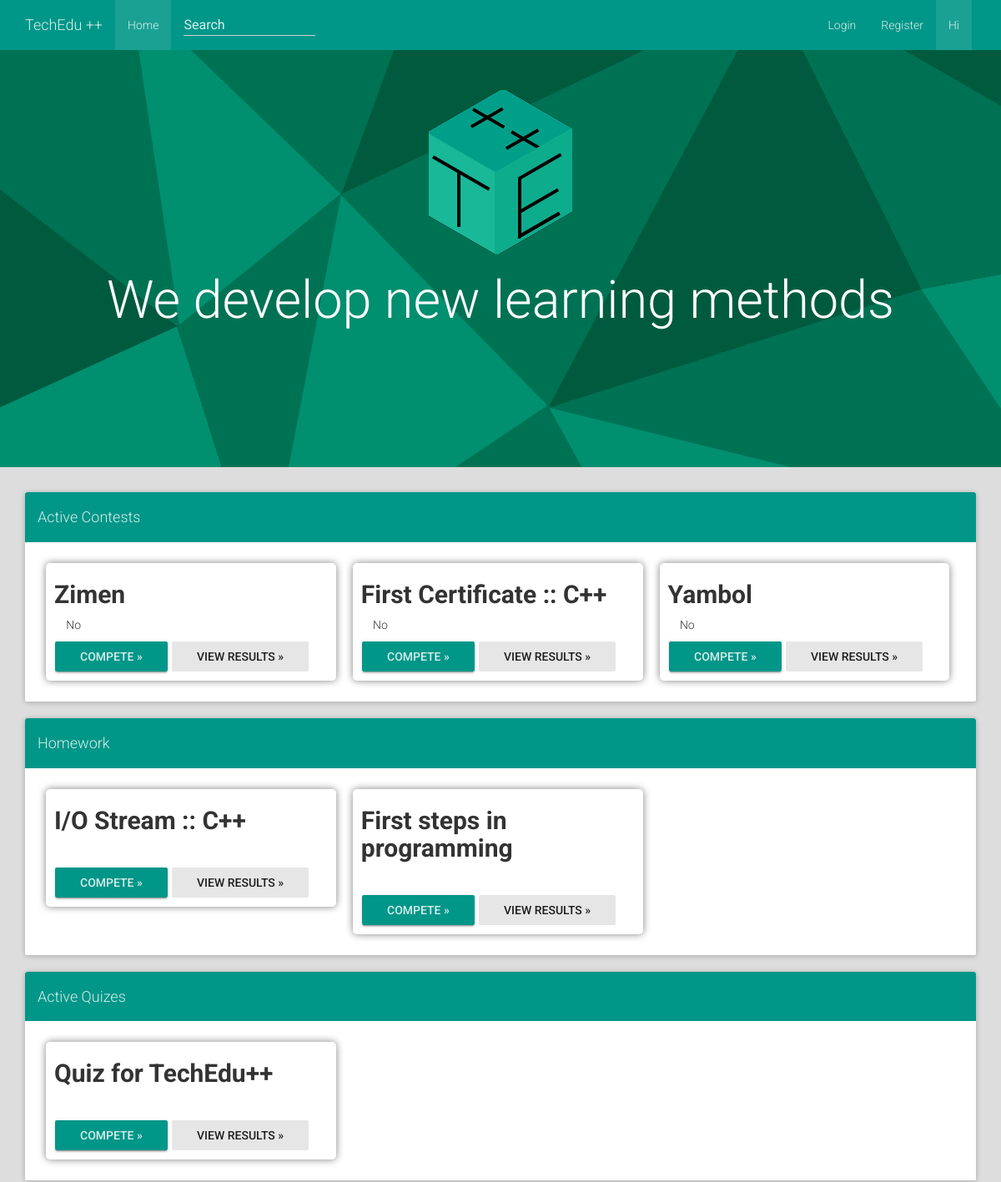
Before: / (upper part) with the older database file.
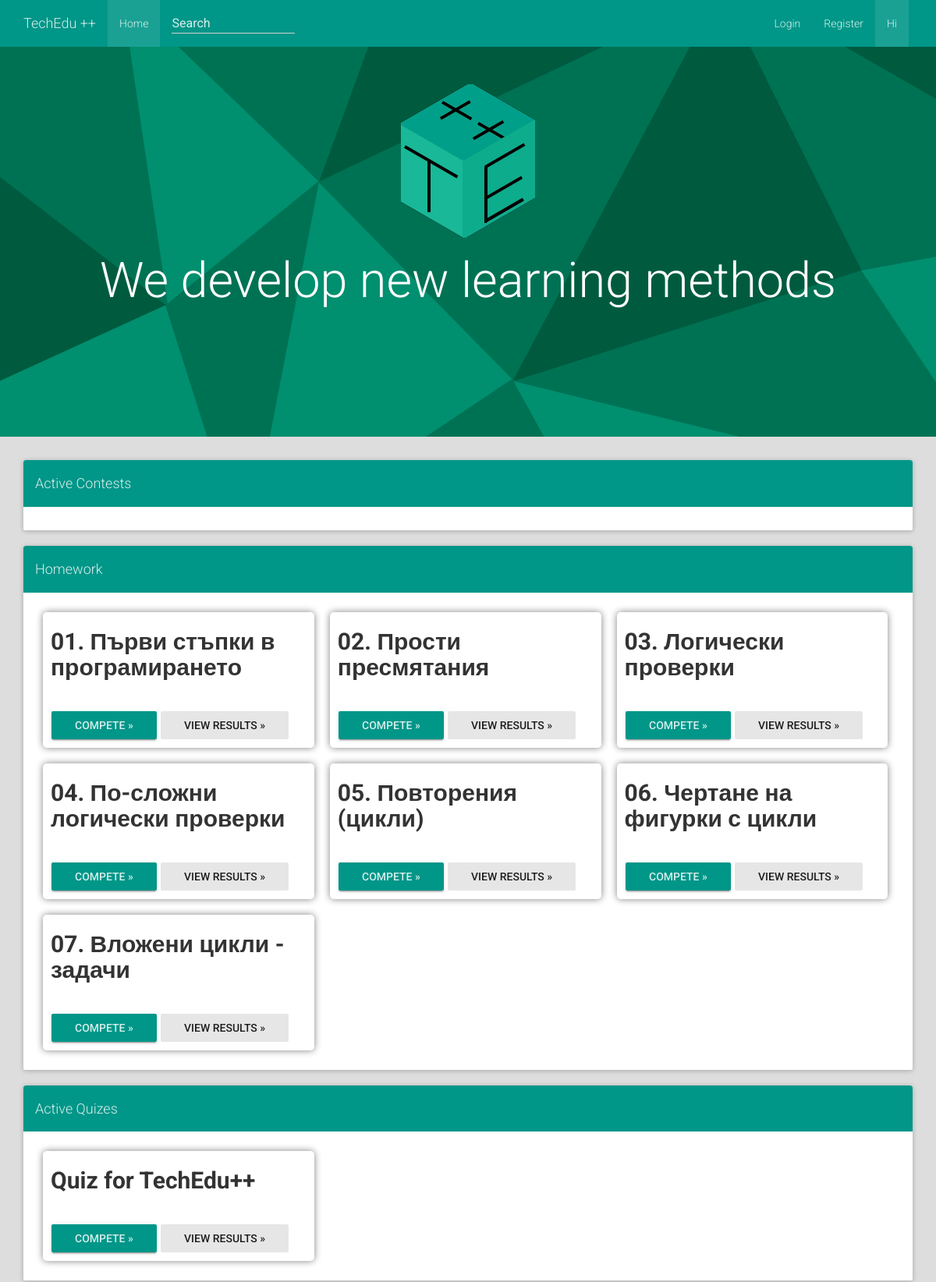
After: the same page with the newer database file.
### tables this page shows
CREATE TABLE `Contests` (
  `ID` text NOT NULL,
  `Name` text NOT NULL,
  `Link` text NOT NULL,
  `Tasks` text NOT NULL,
  `Langs` text NOT NULL,
  `MaxPoints` text NOT NULL,
  `Certify` tinyint(2) NOT NULL DEFAULT '0',
  `Homework` tinyint(1) NOT NULL DEFAULT '0',
  `Password` text NOT NULL,
  `Author` text NOT NULL
);

CREATE TABLE `Quizes` (
  `ID` text NOT NULL,
  `Link` varchar(150) NOT NULL,
  `Tasks` text NOT NULL,
  `Name` text NOT NULL
);

### lib/mysql.php (called while the page is built, shortened)
<?php
	class MySQL
	{
		public  $servername = "localhost";
		private $username = "root";
		private $password = "tts2002";
		protected $conn;
		function __construct (string $dbname_param)
		{
			$this->dbname = $dbname_param;
			$this->conn = new mysqli ($this->servername, $this->username, $this->password, $this->dbname);
		}
		function query (string $command)
		{
			return ($this->conn->query ($command));
		}
	}
?>

### lib/get/homework.php (the view, shortened to what this page needs)
<?php
	include_once ($_SERVER["DOCUMENT_ROOT"] . "/lib/mysql.php");
	$dbname = "judge";
	$conn = new MySQL ($dbname);
	$sql = "SELECT * FROM Contests WHERE `Homework`=1";
	$result = $conn->query($sql);
	if ($result->num_rows > 0)
	{
		while($row = $result->fetch_assoc())
		{
			echo '<div class="course-item col-md-4"><h2 id="' . $row["ID"] . '">' . $row["Name"] . '</h2><br><a href="' . $row["Link"] . '" role="button" class="btn btn-raised btn-success">Compete »</a> ' . '<a href="' . $row["Link"] . '/results" role="button" class="btn btn-default active">View results »</a></div>';
		}
	}
?>

### index.php (shortened to what this page needs)
<!DOCTYPE html><html lang="en"><head><link href="/css/jumbotron.css" rel="stylesheet"><link rel="stylesheet" href="/css/bootstrap.min.css"><link rel="stylesheet" href="/css/bootstrap-material-design.min.css"><link rel="stylesheet" href="/css/ripples.min.css"><link rel="stylesheet" href="/css/snackbar.min.css"><link rel="stylesheet" href="/d9757859af.css"><link rel="stylesheet" href="/css/extension.css"><link rel="stylesheet" href="/node_modules/font-awesome/css/font-awesome.min.css"></head><body cz-shortcut-listen="true"><nav class="navbar navbar-static-top navbar-default"><div class="container"><div class="nav-header"><a href="#" class="navbar-brand">TechEdu ++</a></div><div class="navbar-collapse collapse navbar-responsive-collapse"><ul class="nav navbar-nav"><li class="nav-item active"><a href="#" class="nav-link">Home</a></li></ul><form role="search" action="/search.php" class="navbar-form navbar-left"><div class="form-group is-empty"><input placeholder="Search" name="pattern" type="text" class="form-control col-md-8"></div></form><ul class="nav navbar-nav navbar-right"><?php if (isset($_SESSION ["teacher"]) and $_SESSION["teacher"] != "0") { echo "<li class='active'><a href='admin.php'>Administration</a></li>"; } ?><li class="nav-item"><?php if (isset($_SESSION ["name"])) { echo "<a href='/logout.php'>Logout</a>"; } else { echo "<a href='/login.php'>Login</a>"; } ?></li><li class="nav-item"><a href="/register.php" class="nav-link">Register</a></li><li style="border-right: rgba(0,0,0,0) solid 20px;" class="nav-item active"><a href="#" class="nav-link"><?php if (isset($_SESSION ["name"])) { echo "Hi, "; echo $_SESSION ["name"]; } else { echo "Hi"; } ?></a></li></ul></div></div></nav><div class="jumbotron"><div class="container"><center><img src="/img/acdemy4_logo.png"><h1 class="display-3">We develop new learning methods</h1></center></div></div><div class="container"><div class="panel panel-primary"><div class="panel-heading"><h4>Active Contests</h4></div><div class="panel-body"><?php require ($_SERVER["DOCUMENT_ROOT"] . "/lib/get/contests.php"); ?></div></div><div class="panel panel-primary"><div class="panel-heading"><h4>Homework</h4></div><div class="panel-body"><?php require ($_SERVER["DOCUMENT_ROOT"] . "/lib/get/homework.php"); ?></div></div><div class="panel panel-primary"><div class="panel-heading"><h4>Active Quizes</h4></div><div class="panel-body"><?php require ($_SERVER["DOCUMENT_ROOT"] . "/lib/get/quizes.php"); ?></div></div></div></body></html>

### lib/get/contests.php (shortened to what this page needs)
<?php
	include_once ($_SERVER["DOCUMENT_ROOT"] . "/lib/mysql.php");
	$dbname = "judge";
	$conn = new MySQL ($dbname);
	$conn->query("DELETE FROM `Contests` WHERE `ID`=\"\"");
	$sql = "SELECT * FROM Contests WHERE `Homework`=\"0\"";
	$result = $conn->query($sql);
	if ($result->num_rows > 0)
	{
		while($row = $result->fetch_assoc())
		{
			echo '<div class="course-item col-md-4"><h2 id="' . $row["ID"] . '">' . $row["Name"] . '</h2><span data-toggle="tooltip" data-placement="left" title="Is this constest for a certificate?" data-original-title="Is this constest for a certificate?"><i class="fa fa-trophy" aria-hidden="true"></i> ' . (($row["Certify"] == 0)?"No":"Yes") . '</button><br><a href="' . $row["Link"] . '" role="button" class="btn btn-raised btn-success">Compete »</a> ' . '<a href="' . $row["Link"] . '/results" role="button" class="btn btn-default active">View results »</a></div>';
		}
	}
?>

### lib/get/quizes.php (shortened to what this page needs)
<?php
	include_once ($_SERVER["DOCUMENT_ROOT"] . "/lib/mysql.php");
	$dbname = "judge";
	$conn = new MySQL ($dbname);
	$sql = "SELECT * FROM Quizes";
	$result = $conn->query($sql);
	if ($result->num_rows > 0)
	{
		while($row = $result->fetch_assoc())
		{
			echo '<div class="course-item col-md-4"><h2 id="' . $row["ID"] . '">' . $row["Name"] . '</h2><br><a href="' . $row["Link"] . '" role="button" class="btn btn-raised btn-success">Compete »</a>' . ' <a href="' . $row["Link"] . '/results" role="button" class="btn btn-default active">View results »</a></div>';
		}
	}
?>

### css/jumbotron.css (style rules this page uses)
.jumbotron { background: -moz-linear-gradient(left, rgba(231,231,231,1) 0%, rgba(255,255,255,1) 20%, rgba(230,230,230,1) 100%); }

### css/extension.css (style rules this page uses)
.course-item { background-color: #fff; box-shadow: 0 0 10px #808080; margin: 10px; padding: 1px 10px 1px; border-radius: 5px; position: relative; }
.course-item.col-md-4 h2 { font-weight: bold; }
.jumbotron { background-image: url("/maia.png"); min-height: 500px; color: white; }
body { background-color: #DDD !important; }
.btn.btn-success { background-color: #009688 !important; }
.navbar { margin-bottom: 0px !important; }

Changed rows visible on the page:
removed contests: Name "Zimen", Certify "No", shown under "Active Contests"
removed contests: Name "First Certificate :: C++", Certify "No", shown under "Active Contests"
removed contests: Name "Yambol", Certify "No", shown under "Active Contests"
removed contests: Name "I/O Stream :: C++", shown under "Homework"
removed contests: Name "First steps in programming", shown under "Homework"
added contests: Name "01. Първи стъпки в програмирането", shown under "Homework"
added contests: Name "02. Прости пресмятания", shown under "Homework"
added contests: Name "03. Логически проверки", shown under "Homework"
added contests: Name "04. По-сложни логически проверки", shown under "Homework"
added contests: Name "05. Повторения (цикли)", shown under "Homework"
added contests: Name "06. Чертане на фигурки с цикли", shown under "Homework"
added contests: Name "07. Вложени цикли - задачи", shown under "Homework"
